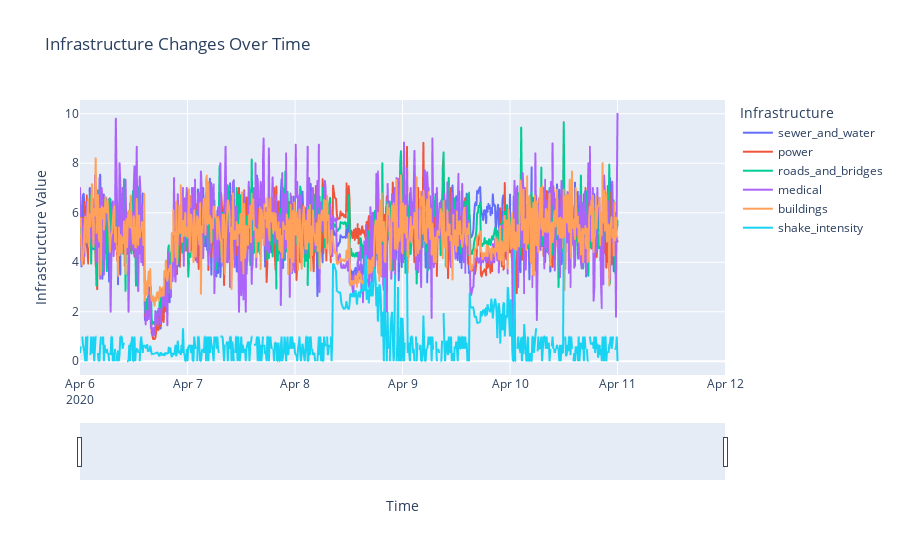

The notebook cell this image was saved under:
### Code cell
# Convert DataFrame to long format
damage_report_sorted_clean_long = pd.melt(damage_report_sorted_resampled, id_vars=['time', 'location'], 
                  value_vars=['sewer_and_water', 'power', 'roads_and_bridges', 'medical', 'buildings', 'shake_intensity'],
                  var_name='Infrastructure', value_name='Value')

# Plot the line chart
fig = px.line(damage_report_sorted_clean_long, x='time', y='Value', color='Infrastructure', title="Infrastructure Changes Over Time",
              labels={'time': 'Time', 'Value': 'Infrastructure Value'})

# Set initial x-axis range (modify this range as needed)
fig.update_xaxes(range=[damage_report_sorted_resampled['time'].min(), damage_report_sorted_resampled['time'].min() + pd.DateOffset(days=6)])  # Example zoom to first 6 months

# Enable drag-to-zoom and add a range slider
fig.update_layout(xaxis=dict(rangeslider=dict(visible=True), type="date"))

fig.show()

### Figure 1 — Plotly figure (JSON) as saved in the notebook; plotly's stock layout.template omitted (floating-point values rounded to 4 significant figures; data arrays with more than 128 entries replaced by an {"elided": "..."} marker saying what was removed)
{"data": [{"hovertemplate": "Infrastructure=sewer_and_water<br>Time=%{x}<br>Infrastructure Value=%{y}<extra></extra>", "legendgroup": "sewer_and_water", "line": {"color": "#636efa", "dash": "solid"}, "marker": {"symbol": "circle"}, "mode": "lines", "name": "sewer_and_water", "showlegend": true, "type": "scattergl", "x": {"elided": "721 str values"}, "xaxis": "x", "y": {"elided": "721 float values"}, "yaxis": "y"}, {"hovertemplate": "Infrastructure=power<br>Time=%{x}<br>Infrastructure Value=%{y}<extra></extra>", "legendgroup": "power", "line": {"color": "#EF553B", "dash": "solid"}, "marker": {"symbol": "circle"}, "mode": "lines", "name": "power", "showlegend": true, "type": "scattergl", "x": {"elided": "721 str values"}, "xaxis": "x", "y": {"elided": "721 float values"}, "yaxis": "y"}, {"hovertemplate": "Infrastructure=roads_and_bridges<br>Time=%{x}<br>Infrastructure Value=%{y}<extra></extra>", "legendgroup": "roads_and_bridges", "line": {"color": "#00cc96", "dash": "solid"}, "marker": {"symbol": "circle"}, "mode": "lines", "name": "roads_and_bridges", "showlegend": true, "type": "scattergl", "x": {"elided": "721 str values"}, "xaxis": "x", "y": {"elided": "721 float values"}, "yaxis": "y"}, {"hovertemplate": "Infrastructure=medical<br>Time=%{x}<br>Infrastructure Value=%{y}<extra></extra>", "legendgroup": "medical", "line": {"color": "#ab63fa", "dash": "solid"}, "marker": {"symbol": "circle"}, "mode": "lines", "name": "medical", "showlegend": true, "type": "scattergl", "x": {"elided": "721 str values"}, "xaxis": "x", "y": {"elided": "721 float values"}, "yaxis": "y"}, {"hovertemplate": "Infrastructure=buildings<br>Time=%{x}<br>Infrastructure Value=%{y}<extra></extra>", "legendgroup": "buildings", "line": {"color": "#FFA15A", "dash": "solid"}, "marker": {"symbol": "circle"}, "mode": "lines", "name": "buildings", "showlegend": true, "type": "scattergl", "x": {"elided": "721 str values"}, "xaxis": "x", "y": {"elided": "721 float values"}, "yaxis": "y"}, {"hovertemplate": "Infrastructure=shake_intensity<br>Time=%{x}<br>Infrastructure Value=%{y}<extra></extra>", "legendgroup": "shake_intensity", "line": {"color": "#19d3f3", "dash": "solid"}, "marker": {"symbol": "circle"}, "mode": "lines", "name": "shake_intensity", "showlegend": true, "type": "scattergl", "x": {"elided": "721 str values"}, "xaxis": "x", "y": {"elided": "721 float values"}, "yaxis": "y"}], "layout": {"legend": {"title": {"text": "Infrastructure"}, "tracegroupgap": 0}, "title": {"text": "Infrastructure Changes Over Time"}, "xaxis": {"anchor": "y", "domain": [0, 1], "range": ["2020-04-06T00:00:00", "2020-04-12T00:00:00"], "rangeslider": {"visible": true}, "title": {"text": "Time"}, "type": "date"}, "yaxis": {"anchor": "x", "domain": [0, 1], "title": {"text": "Infrastructure Value"}}}}
